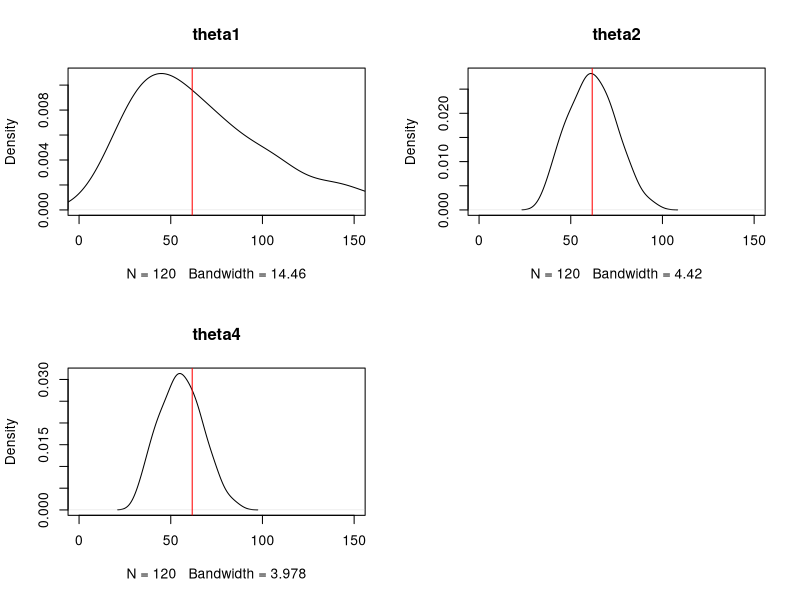
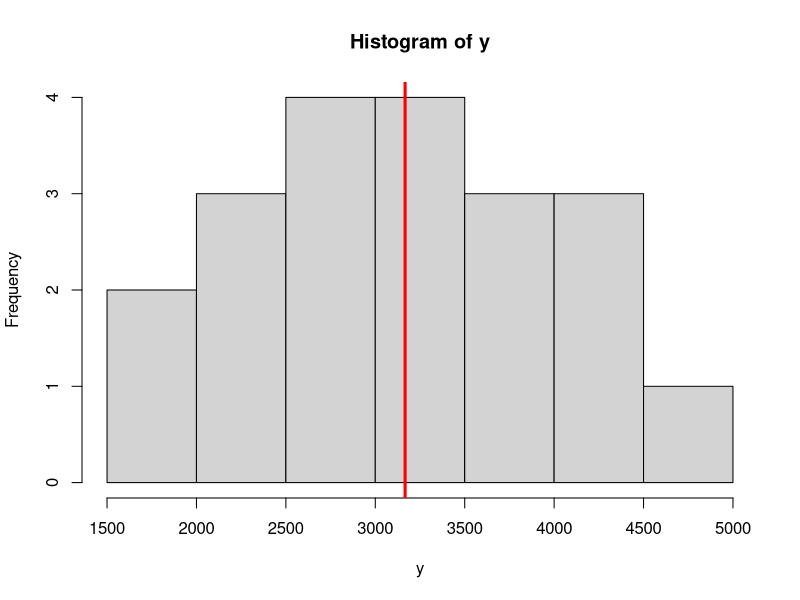
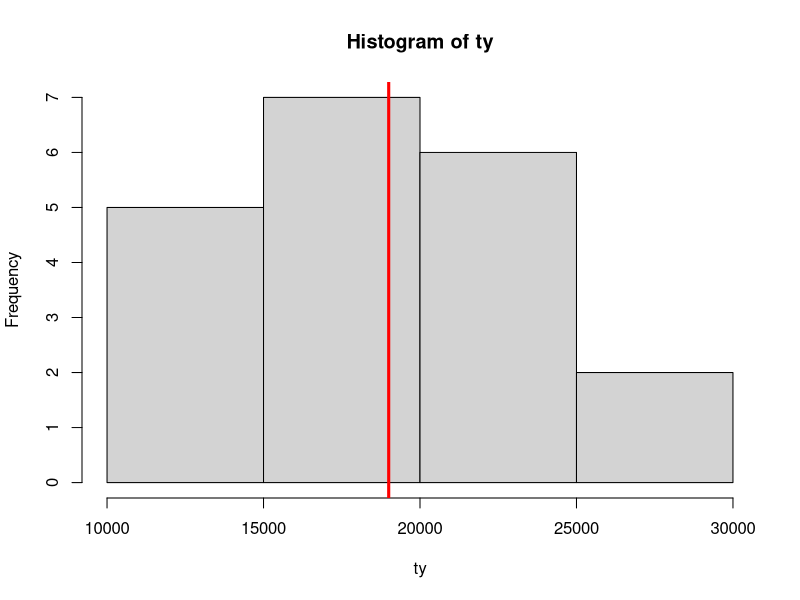
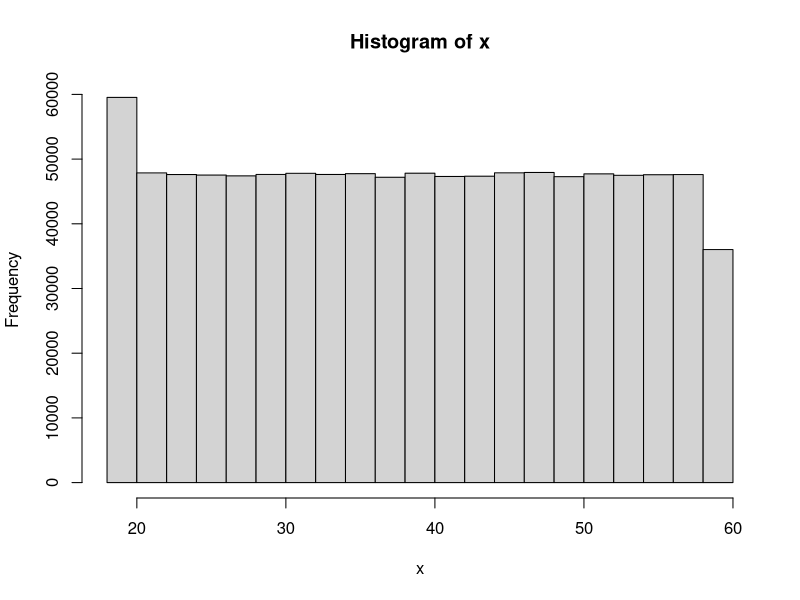
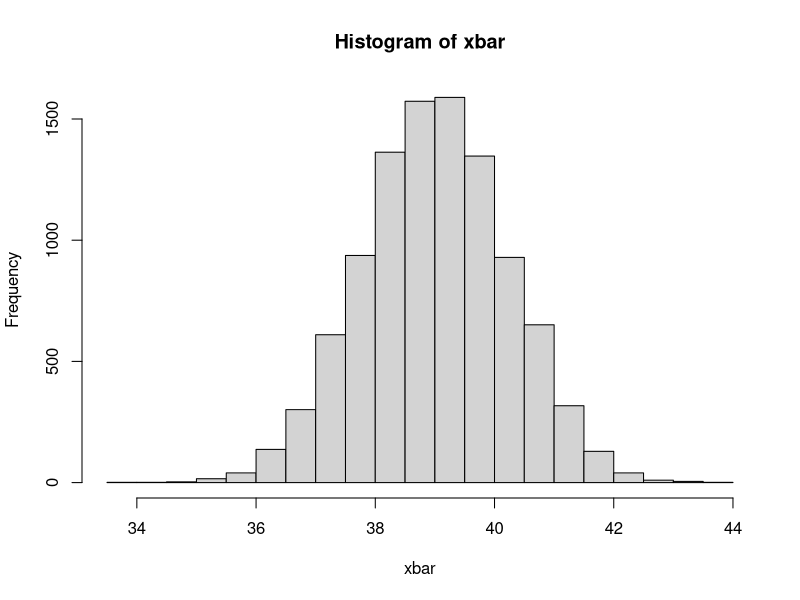
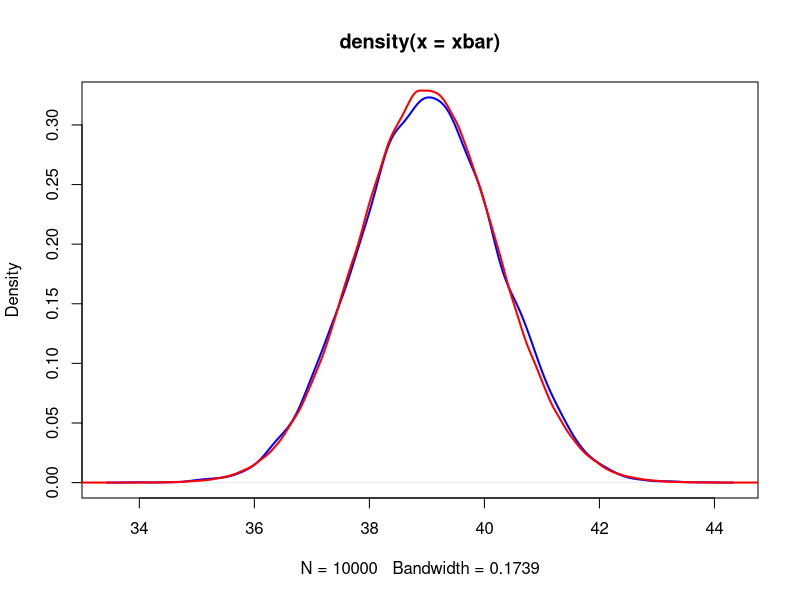
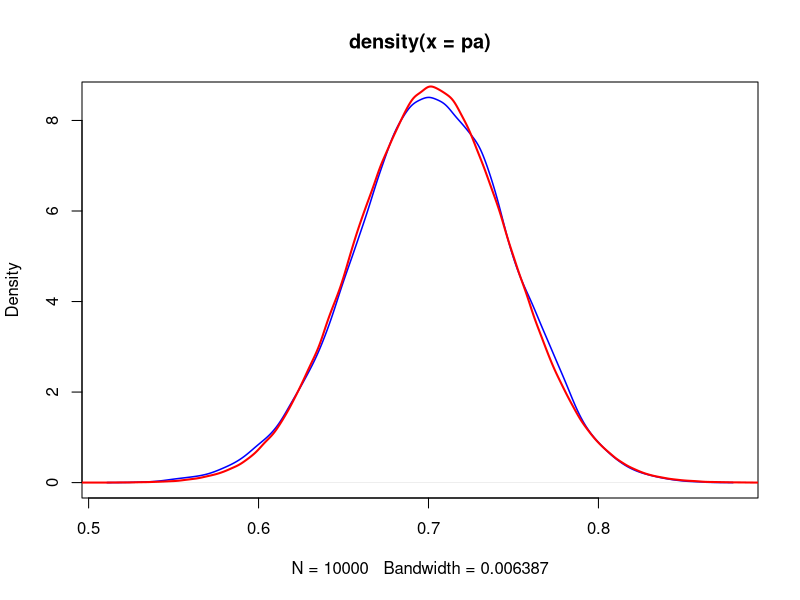
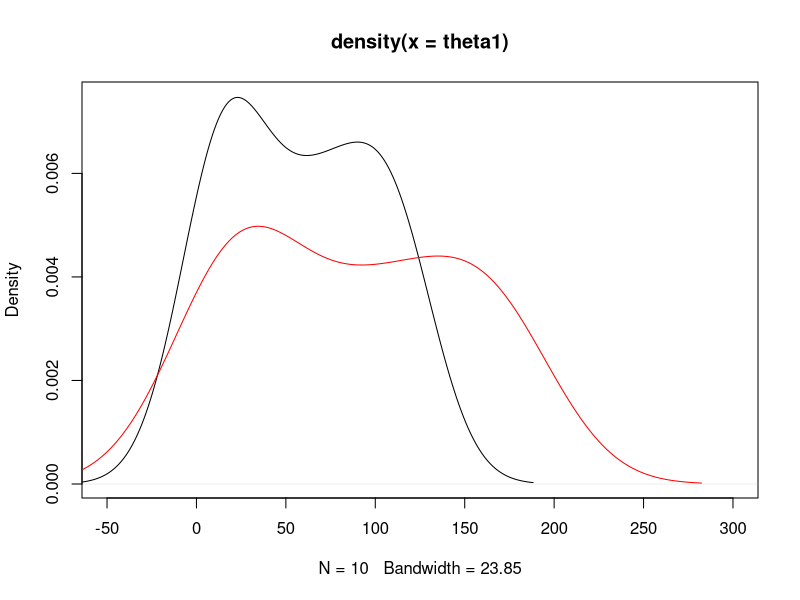

These figures' R source, in order:
## ---- chunk 1
N<-6;n<-3
choose(N,n)
U<-c("a","b","c","d","e","f")
combn(U,n)
N^n
## ---- chunk 2
N<-10
y<-c(5.2,6,8,10,3,4,7,4,4,10.5)
ty<-sum(y)#parámetro
## ---- chunk 3
n<-3
choose(10,3)#muestra posibles
set.seed(1439)#semilla
ys<-sample(y,n)
ys
## ---- chunk 4
s<-combn(y,n)#muestras posibles
#theta1
et1<-apply(s,2,prod)/n
#theta2
et2<-N*apply(s, 2,mean)
#theta4
et4<-n*apply(s, 2,sum)

par(mfrow=c(2,2))
plot(density(et1),"theta1",xlim=c(0,150))
abline(v=ty,col="red")

plot(density(et2),"theta2",xlim=c(0,150))
abline(v=ty,col="red")

plot(density(et4),"theta4",xlim=c(0,150))
abline(v=ty,col="red")

dev.off()
e1<-sum(et1*(1/120))
e2<-sum(et2*(1/120))
e4<-sum(et4*(1/120))

sum(((et1-e1)^2)*(1/120))
sum(((et2-e2)^2)*(1/120))
sum(((et4-e4)^2)*(1/120))
## ---- chunk 5
Y<-c(2000,3000,3500,0,6000,4500)
s<-combn(Y,3)
s
## ---- chunk 6
y<-apply(s,2,sum)/3 #Distribución muestral para el estimador de la media
hist(y)
abline(v=mean(Y),col="red",lwd=3)
# calcular la esperanza y la varianza
uy<-sum(y*(1/20)) # esperanza del estimador de la media
sum((y-uy)^2*(1/20)) # varianza de la media muestral
## ---- chunk 7
ty<-apply(s,2,sum)*(6/3) #Distribución muestral para el estimador del total
hist(ty)
abline(v=sum(Y),col="red",lwd=3)
pty<-sum(ty*(1/20)) # esperanza
sum((ty-pty)^2*(1/20)) # varianza de la media muestral
## ---- chunk 8
N<-1000000
x<-round(runif(N,18,60),0)
hist(x)
n<-100
choose(N,n)

#simular 10000 muestras distintas de tamaño n y calcular su media.
xbar<-NULL
for(i in 1:10000){
  s<-sample(x,n)
  xbar[i]<-mean(s)
  print(i)
}
hist(xbar)
plot(density(xbar),col="blue",lwd=2)
points(density(rnorm(10^6,mean(x),sqrt(var(x)*((n-1)/n))/sqrt(n))),type="l",col="red",lwd=2)
## ---- chunk 9
N<-100000
x<-round(runif(N,18,60))
a<-(x>30)*1
mean(a)#P_A
n<-100
r<-10000
pa<-NULL
for(i in 1:r){
s<-sample(a,n)
pa[i]<-mean(s)
}
PA<-mean(a)
plot(density(pa),col="blue",lwd=1.5)
points(density(rnorm(10^6,PA,sqrt(PA*(1-PA)/n))),col="red",type="l",lwd=2)
## ---- chunk 10
x<-c(10,15,20,20,35)
s<-combn(x,3)
s
#distribución muestral de la media
mean(apply(s, 2, mean)) 
## ---- chunk 11
x<-c(10,15,20,20,35)
n<-3;N<-5
s
var(x)*((N-1)/N)

theta1<-apply(s,2,var)*((n-1)/n)
theta2<-apply(s,2,var)


mean(theta1)-70
mean(theta2)-70

plot(density(theta1),xlim=c(-50,300))
points(density(theta2),col="red",type="l")



## ---- chunk 12
N<-1000
set.seed(1527)
x<-round(rnorm(N,60,10),0)
mean(x)#mu
sum((x-mean(x))^2)/N#sigma
n<-60
theta1<-NULL
theta2<-NULL
r<-20000
for(i in 1:r){
  aux<-sample(x,n)
  theta1[i]<-var(aux)*((n-1)/n)
  theta2[i]<-var(aux)
}
plot(density(theta1),col="red")
points(density(theta2),col="blue",type="l")
abline(v=var(x)*((N-1)/N))
abline(v=mean(theta1),col="red")
abline(v=mean(theta2),col="blue")

var(x)*((N-1)/N)#parámetro
mean(theta1)#estimador por copia /n
mean(theta2)#varianza muestral /n-1
## ---- chunk 13
sigma2x<-var(x)*((N-1)/N)#parámetro
chi2<-(theta2*(n-1))/sigma2x

plot(density(chi2))
curve(dchisq(x,df=59),add=T,col="red")
## ---- chunk 14
curve(dchisq(x,1),xlim=c(0,60),ylim=c(0,0.4))
for(v in 2:50){
curve(dchisq(x,v),add=T,col=v)
}
curve(dchisq(x,10),xlim=c(0,60))
abline(v=10)

## ---- chunk 15
pchisq(32.635,29)-pchisq(21.75,29)
## ---- chunk 16
pchisq(40,24)#F(40) para un chi2(v=24)
pchisq(10.66,24)#F(10.66) para un chi2(v=24)
curve(dchisq(x,24),xlim=c(0,60))
abline(v=c(10.66,40),col="red")
## ---- chunk 17
#ejemplo para usar R para calcular probabilidades de la Chi2
pchisq(4,10) # F(t)=P(X<t): F(4)
## ---- chunk 18
v<-5
curve(dnorm(x,0,sqrt(v/(v-2))),xlim=c(-5,5),ylim=c(0,0.4),main="5 grados de libertad")
curve(dt(x,v),xlim=c(-5,5),main="t-student (v=10)",col="red",add=T)

v<-50
curve(dnorm(x,0,sqrt(v/(v-2))),xlim=c(-5,5),ylim=c(0,0.4),main="50 grados de libertad")
curve(dt(x,v),xlim=c(-5,5),main="t-student (v=10)",col="red",add=T)
## ---- chunk 19
curve(dt(x,2),xlim=c(-5,5),ylim=c(0,0.4))
for(v in 3:30){
  curve(dt(x,v),xlim=c(-5,5),col=v,add=T)
}
## ---- chunk 20
# P(X<2)=F(2), X ~ t(v=10)
pt(2,10)
## ---- chunk 21
curve(df(x,10,10),xlim=c(0,6))
curve(df(x,15,10),xlim=c(0,6))
curve(df(x,100,100),xlim=c(0,6))
curve(df(x,1000,1000),xlim=c(0,6))
curve(df(x,30,30),xlim=c(0,6))
## ---- chunk 22
#P(X<t)=F(t), donde  X ~ F(v1,v2). F(10,10), P(X<1)=F(1)
pf(1,10,10)
pf(1,50,50)
pf(1,30,30)
pf(1,25,60)
pf(1,25,15)
## ---- chunk 23
x<-c(20,20,25,28,30,26)
N<-6
n<-3
choose(N,n)
s<-combn(x,3)
xbar<-apply(s,2,mean)
mean(x)#mu
sum(xbar*1/20)#E[xbar]
## ---- chunk 24
sum((1/20)*(xbar-mean(xbar))^2)#V(xbar)
s2<-sum(((x-mean(x))^2)/(N-1))
s2<-var(x)
(1-n/N)*(s2/n)#formula
